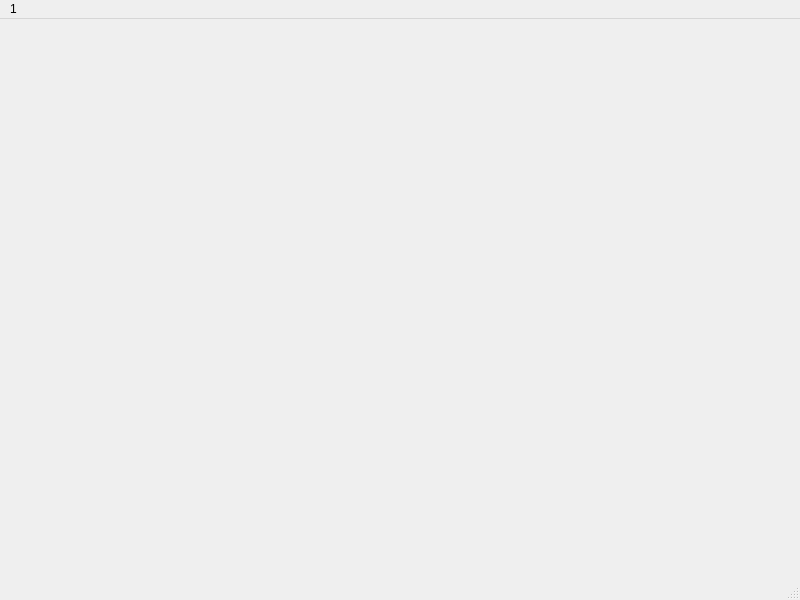
<?xml version="1.0" encoding="UTF-8"?>
<ui version="4.0">
 <class>OSG_RomaingWindow</class>
 <widget class="QMainWindow" name="OSG_RomaingWindow">
  <property name="geometry">
   <rect>
    <x>0</x>
    <y>0</y>
    <width>800</width>
    <height>600</height>
   </rect>
  </property>
  <property name="windowTitle">
   <string>MainWindow</string>
  </property>
  <widget class="QWidget" name="centralwidget"/>
  <widget class="QMenuBar" name="menubar">
   <property name="geometry">
    <rect>
     <x>0</x>
     <y>0</y>
     <width>800</width>
     <height>25</height>
    </rect>
   </property>
   <widget class="QMenu" name="menu1">
    <property name="title">
     <string>1</string>
    </property>
    <addaction name="actionon"/>
    <addaction name="actionoff"/>
   </widget>
   <addaction name="menu1"/>
  </widget>
  <widget class="QStatusBar" name="statusbar"/>
  <action name="actionon">
   <property name="text">
    <string>on</string>
   </property>
  </action>
  <action name="actionoff">
   <property name="text">
    <string>off</string>
   </property>
  </action>
 </widget>
 <resources/>
 <connections/>
</ui>
